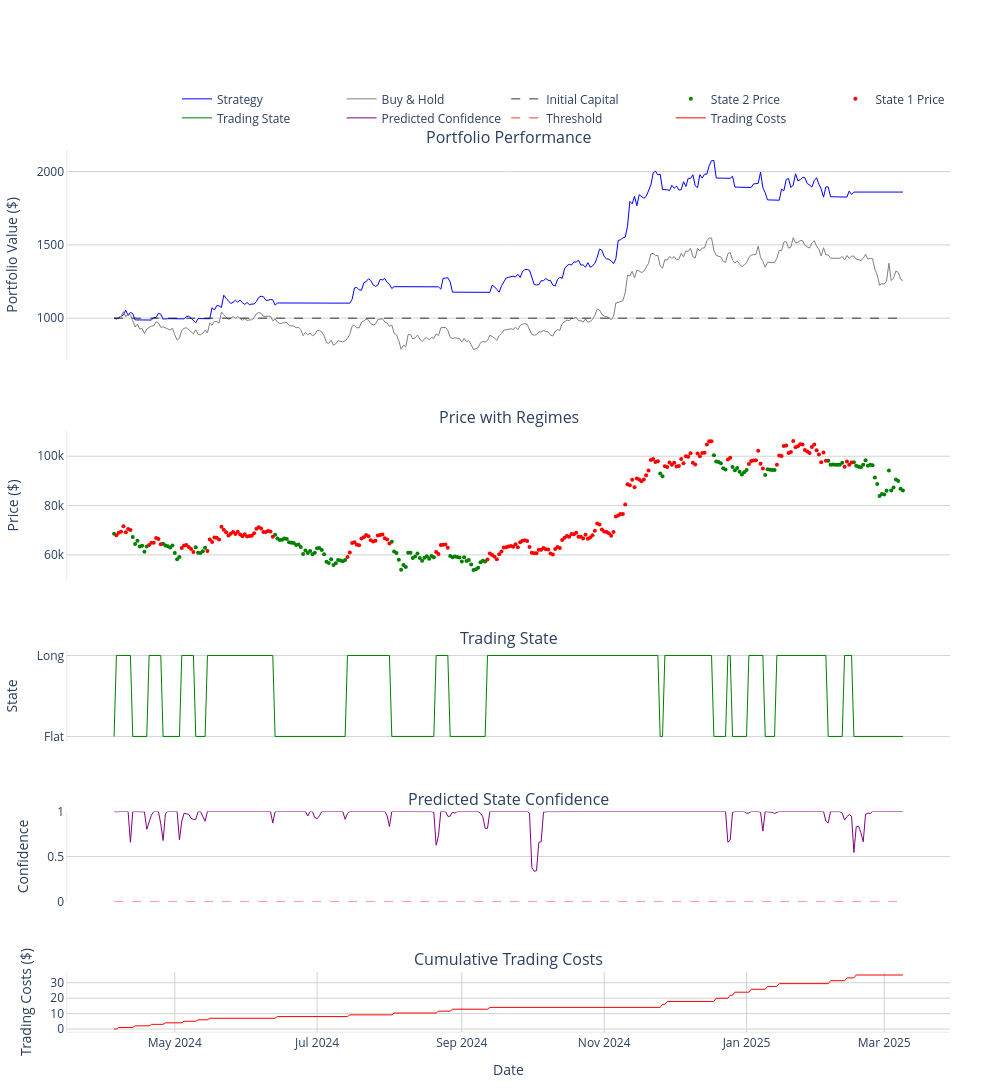

Here is the notebook cell this chart was saved with:
### Code cell
states = model.ensemble_predict(test, selected_features)
results = model.simulate_trading(test, states)
metrics = model.evaluate(results)

### Figure 1 — Plotly figure (JSON) as saved in the notebook; plotly's stock layout.template omitted (floating-point values rounded to 4 significant figures; data arrays with more than 128 entries replaced by an {"elided": "..."} marker saying what was removed)
{"data": [{"line": {"color": "blue", "width": 1}, "mode": "lines", "name": "Strategy", "type": "scatter", "x": {"elided": "339 str values"}, "xaxis": "x", "y": {"elided": "339 float values"}, "yaxis": "y"}, {"line": {"color": "gray", "width": 1}, "mode": "lines", "name": "Buy & Hold", "type": "scatter", "x": {"elided": "339 str values"}, "xaxis": "x", "y": {"elided": "339 float values"}, "yaxis": "y"}, {"line": {"color": "black", "dash": "dash", "width": 0.8}, "mode": "lines", "name": "Initial Capital", "type": "scatter", "x": ["2024-04-05T00:00:00", "2025-03-09T00:00:00"], "xaxis": "x", "y": [1000, 1000], "yaxis": "y"}, {"marker": {"color": "green", "size": 4}, "mode": "markers", "name": "State 2 Price", "type": "scatter", "x": {"elided": "136 str values"}, "xaxis": "x2", "y": {"elided": "136 int values"}, "yaxis": "y2"}, {"marker": {"color": "red", "size": 4}, "mode": "markers", "name": "State 1 Price", "type": "scatter", "x": {"elided": "203 str values"}, "xaxis": "x2", "y": {"elided": "203 int values"}, "yaxis": "y2"}, {"line": {"color": "green", "width": 1}, "mode": "lines", "name": "Trading State", "type": "scatter", "x": {"elided": "339 str values"}, "xaxis": "x3", "y": {"elided": "339 int values"}, "yaxis": "y3"}, {"line": {"color": "purple", "width": 1}, "mode": "lines", "name": "Predicted Confidence", "type": "scatter", "x": {"elided": "339 str values"}, "xaxis": "x4", "y": {"elided": "339 float values"}, "yaxis": "y4"}, {"line": {"color": "red", "dash": "dash", "width": 0.8}, "mode": "lines", "name": "Threshold", "type": "scatter", "x": ["2024-04-05T00:00:00", "2025-03-09T00:00:00"], "xaxis": "x4", "y": [0, 0], "yaxis": "y4"}, {"line": {"color": "red", "width": 1}, "mode": "lines", "name": "Trading Costs", "type": "scatter", "x": {"elided": "339 str values"}, "xaxis": "x5", "y": {"elided": "339 float values"}, "yaxis": "y5"}], "layout": {"annotations": [{"font": {"size": 16}, "showarrow": false, "text": "Portfolio Performance", "x": 0.5, "xanchor": "center", "xref": "paper", "y": 1, "yanchor": "bottom", "yref": "paper"}, {"font": {"size": 16}, "showarrow": false, "text": "Price with Regimes", "x": 0.5, "xanchor": "center", "xref": "paper", "y": 0.682, "yanchor": "bottom", "yref": "paper"}, {"font": {"size": 16}, "showarrow": false, "text": "Trading State", "x": 0.5, "xanchor": "center", "xref": "paper", "y": 0.432, "yanchor": "bottom", "yref": "paper"}, {"font": {"size": 16}, "showarrow": false, "text": "Predicted State Confidence", "x": 0.5, "xanchor": "center", "xref": "paper", "y": 0.25, "yanchor": "bottom", "yref": "paper"}, {"font": {"size": 16}, "showarrow": false, "text": "Cumulative Trading Costs", "x": 0.5, "xanchor": "center", "xref": "paper", "y": 0.068, "yanchor": "bottom", "yref": "paper"}], "height": 1300, "legend": {"orientation": "h", "x": 1, "xanchor": "right", "y": 1.02, "yanchor": "bottom"}, "margin": {"b": 60, "l": 50, "r": 50, "t": 150}, "paper_bgcolor": "white", "plot_bgcolor": "white", "showlegend": true, "width": 1000, "xaxis": {"anchor": "y", "domain": [0, 1], "matches": "x5", "showticklabels": false}, "xaxis2": {"anchor": "y2", "domain": [0, 1], "matches": "x5", "showticklabels": false}, "xaxis3": {"anchor": "y3", "domain": [0, 1], "matches": "x5", "showticklabels": false}, "xaxis4": {"anchor": "y4", "domain": [0, 1], "matches": "x5", "showticklabels": false}, "xaxis5": {"anchor": "y5", "domain": [0, 1], "gridcolor": "lightgray", "linecolor": "lightgray", "linewidth": 0.5, "showline": true, "title": {"text": "Date"}}, "yaxis": {"anchor": "x", "domain": [0.762, 1], "gridcolor": "lightgray", "linecolor": "lightgray", "linewidth": 0.5, "showline": true, "title": {"text": "Portfolio Value ($)"}, "zeroline": false}, "yaxis2": {"anchor": "x2", "domain": [0.512, 0.682], "gridcolor": "lightgray", "linecolor": "lightgray", "linewidth": 0.5, "showline": true, "title": {"text": "Price ($)"}, "zeroline": false}, "yaxis3": {"anchor": "x3", "domain": [0.33, 0.432], "gridcolor": "lightgray", "linecolor": "lightgray", "linewidth": 0.5, "showline": true, "ticktext": ["Short", "Flat", "Long"], "tickvals": [-1, 0, 1], "title": {"text": "State"}, "zeroline": false}, "yaxis4": {"anchor": "x4", "domain": [0.148, 0.25], "gridcolor": "lightgray", "linecolor": "lightgray", "linewidth": 0.5, "range": [0, 1], "showline": true, "title": {"text": "Confidence"}, "zeroline": false}, "yaxis5": {"anchor": "x5", "domain": [0, 0.068], "gridcolor": "lightgray", "linecolor": "lightgray", "linewidth": 0.5, "showline": true, "title": {"text": "Trading Costs ($)"}, "zeroline": false}}}
